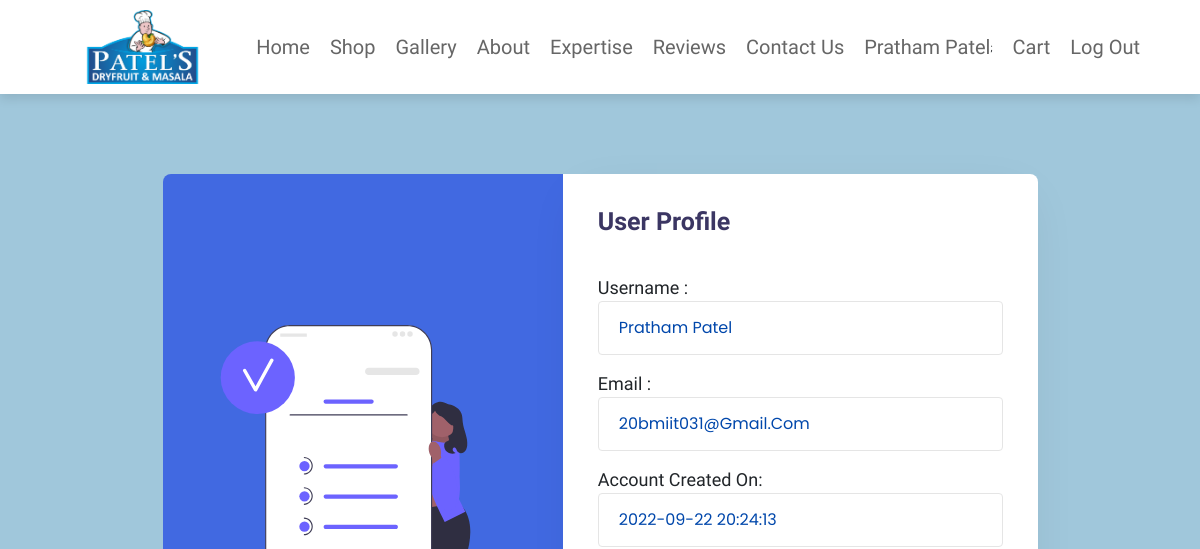
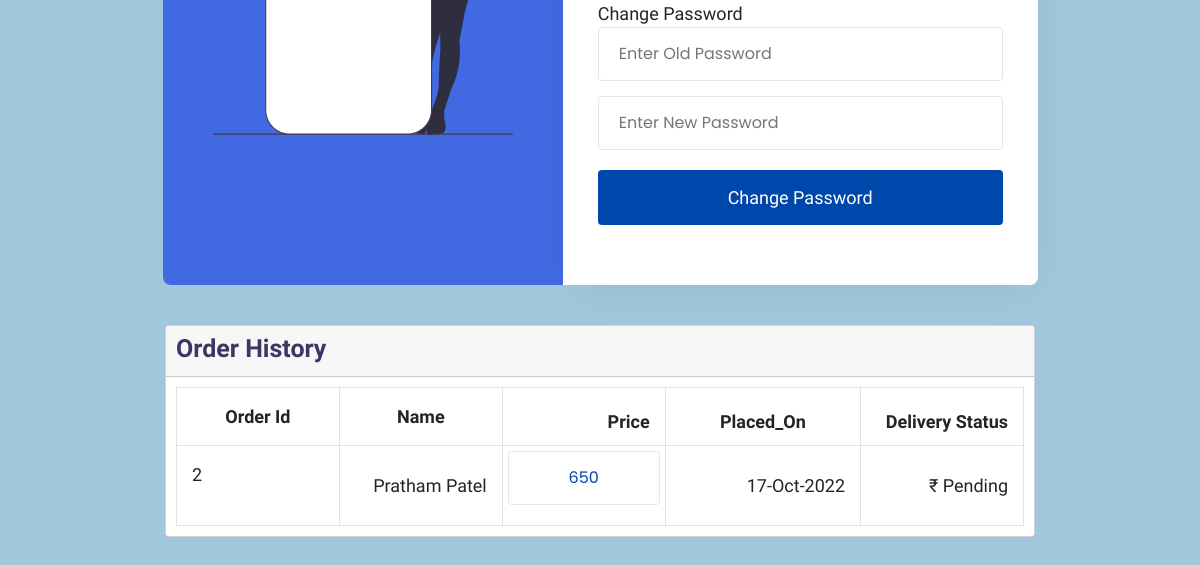
The page /profile.php (signed in) on the database as committed earlier (2 pictures, top to bottom).
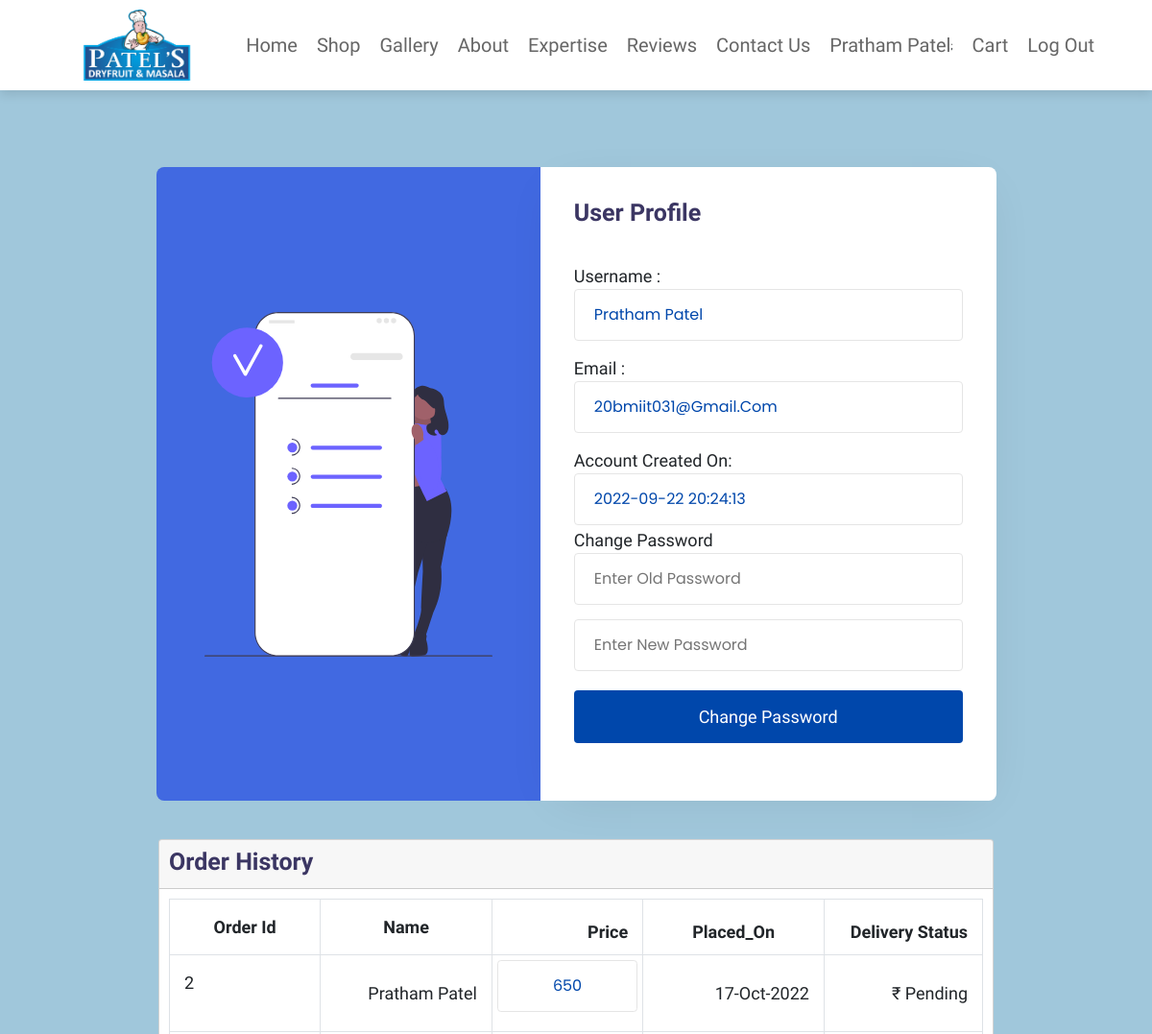
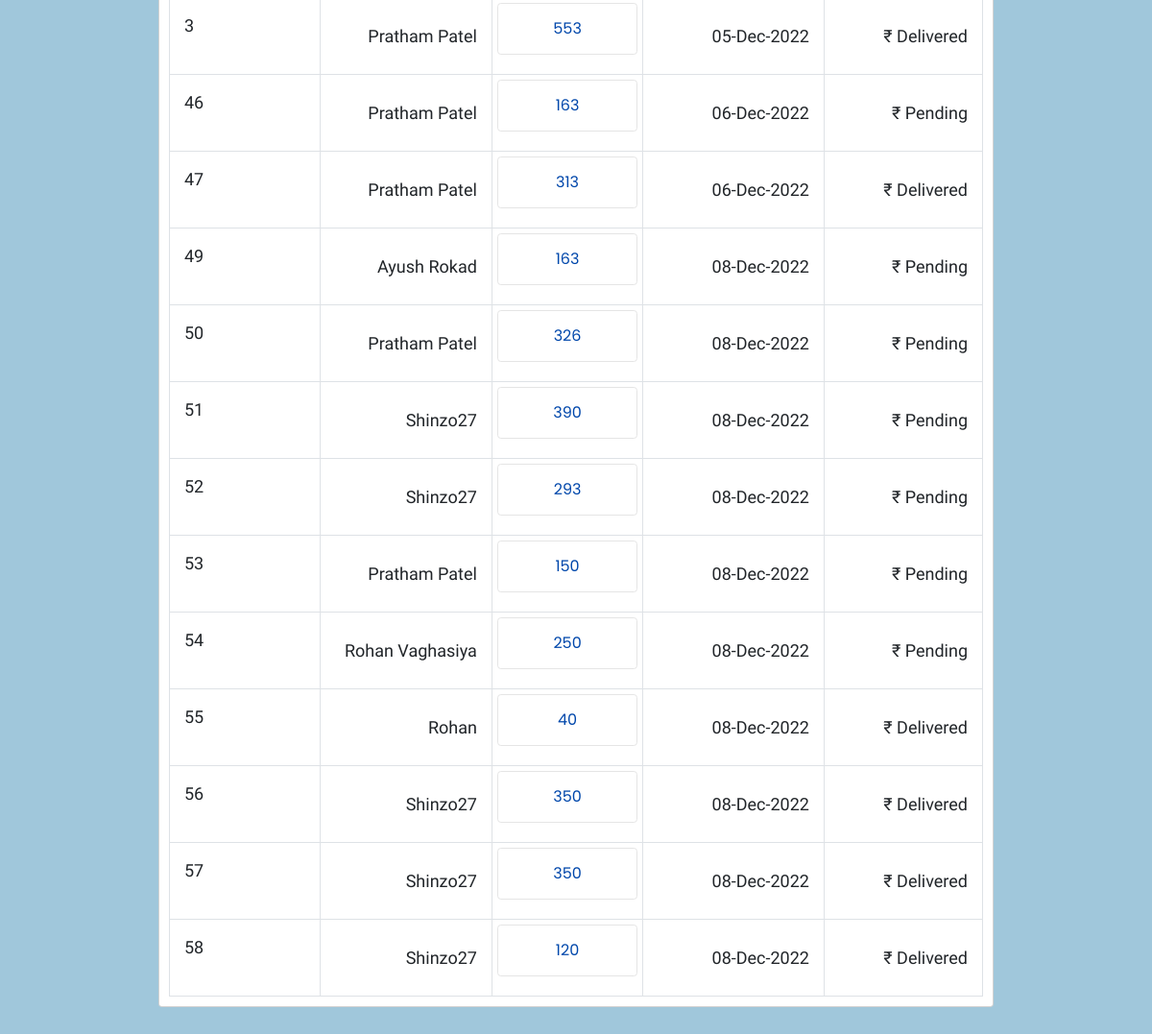
The same page on the database as committed later (2 pictures, top to bottom).
### tables this page shows
CREATE TABLE `tbluser` (
  `uid` int(40) NOT NULL,
  `username` varchar(255) NOT NULL,
  `email` varchar(255) NOT NULL,
  `password` varchar(256) NOT NULL,
  `role` varchar(20) NOT NULL,
  `otp` varchar(256) NOT NULL,
  `date` datetime NOT NULL DEFAULT current_timestamp()
);

CREATE TABLE `tblorder` (
  `oid` int(11) NOT NULL,
  `uid` int(11) NOT NULL,
  `name` varchar(100) NOT NULL,
  `number` varchar(12) NOT NULL,
  `method` varchar(50) NOT NULL,
  `address` varchar(500) NOT NULL,
  `total_products` varchar(1000) NOT NULL,
  `total_price` bigint(100) NOT NULL,
  `placed_on` varchar(50) NOT NULL,
  `payment_status` varchar(20) NOT NULL DEFAULT 'pending',
  `delivery_status` varchar(255) NOT NULL DEFAULT 'pending'
);

### profile.php (the view, shortened to what this page needs)
<?php
include 'partials\datacon.php';
$loggedin = false;
if (isset($_SESSION['loggedin'])) {
    $loggedin = true;
}
$uid = $_SESSION['uid'];
?>
<!DOCTYPE html>
<html lang="en">
<head>
    <link href="https://cdn.jsdelivr.net/npm/bootstrap@5.2.0-beta1/dist/css/bootstrap.min.css" rel="stylesheet">
    <link rel="stylesheet" href="css/loginstyle.css" type="text/css" media="all" />
    <link rel="stylesheet" href="https://cdnjs.cloudflare.com/ajax/libs/font-awesome/5.15.4/css/all.min.css">
    <link rel="stylesheet" href="https://unpkg.com/swiper@7/swiper-bundle.min.css" />
    <link rel="stylesheet" href="https://cdnjs.cloudflare.com/ajax/libs/lightgallery-js/1.4.0/css/lightgallery.min.css">
    <link rel="stylesheet" href="css/style.css">
</head>
<body>
    <section class="header">
        <img src="images\logo.png" class="logo">
        <nav class="navbar">
            <a href="index.php">home</a>
            <a href="Product.php">shop</a>
            <a href="gallery.php">gallery</a>
            <a href="index.php#about">about</a>
            <a href="index.php#food">expertise</a>
            <a href="index.php#blogs">reviews</a>
            <a href="index.php#footer">Contact us</a>
            <?php
            if ($loggedin == true) {
            ?>
                <a href="profile.php"><?php echo ($_SESSION['loguname']); ?></a>;
            <?php
            } else {
            ?>
                <a href="Signin.php">Login</a>;
            <?php
            }
            ?>
            <a href="cart.php">Cart</a>
            <?php
            if ($loggedin == true) { ?>
                <a href="logout.php">Log out</a>
            <?php }
            ?>
        </nav>
    </section>
    <section class="w3l-mockup-form">
        <div class="container">
            <div class="workinghny-form-grid">
                <div class="main-mockup">
                    <div class="w3l_form align-self">
                        <div class="left_grid_info">
                            <img src="images\undraw_reminder_re_fe15.svg" alt="">
                        </div>
                    </div>
                    <div class="content-wthree">
                        <h2>User Profile</h2>
                        <?php
                        $query = "select * from tbluser where uid='$uid'";
                        $result = mysqli_query($conn, $query);
                        while ($rows = mysqli_fetch_array($result)) {
                        ?>
                            <form action="" method="post">
                                <label style="font-size: large;">Username : </label>
                                <input type="email" class="email" name="username" value="<?php echo $rows['username']; ?>" readonly>
                                <label style="font-size: large;">Email : </label>
                                <input type="email" class="email" name="email" value="<?php echo $rows['email']; ?>" readonly>
                                <label style="font-size: large;">Account created on: </label>
                                <input type="text" name="date" value="<?php echo $rows['date']; ?>" style="margin-bottom: 2px;" readonly>
                                <label style="font-size: large;">Change Password</label>
                                <input type="password" name="oldpass" class="password" placeholder="Enter Old Password">
                                <input type="password" name="newpass" class="password" placeholder="Enter New Password">
                                <button name="submit" class="btn" type="submit">Change Password</button>
                            </form>
                        <?php
                        }
                        ?>
                    </div>
                </div>
            </div>
        </div>
        <div class="container px-3 my-5 clearfix">
            <div class="card">
                <div class="card-header">
                    <h2>Order History</h2>
                </div>
                <div class="card-body">
                    <div class="table-responsive">
                        <table class="table table-bordered m-0" style="font-size: large;">
                            <thead>
                                <tr>
                                    <th class="text-center py-4 px-4" style="width: 100px;">Order id</th>
                                    <th class="text-center py-4 px-4" style="width: 100px;">Name</th>
                                    <th class="text-right py-3 px-4" style="width: 100px;">Price</th>
                                    <th class="text-center py-3 px-4" style="width: 120px;">Placed_On</th>
                                    <th class="text-right py-3 px-4" style="width: 100px;">Delivery Status</th>
                                </tr>
                            </thead>
                            <tbody>
                                <?php
                                $select_cart = mysqli_query($conn, "SELECT * FROM `tblorder` WHERE uid = '$uid'") or die('query failed');
                                if (mysqli_num_rows($select_cart) > 0) {
                                    while ($rows = mysqli_fetch_assoc($select_cart)) {
                                ?>
                                        <tr>
                                            <td class="p-4">
                                                <div class="media align-items-center">
                                                    <div class="media-body">
                                                        <a href="invoice.php?oid=<?php echo $rows['oid']; ?>" class="d-block text-dark"><?php echo $rows['oid']; ?></a>
                                                    </div>
                                                </div>
                                            </td>
                                            <td class="text-right font-weight-semibold align-middle p-4"><?php echo $rows['name']; ?></td>
                                            <td class="align-middle p-2"><input type="text" class="form-control text-center" value="<?php echo $rows['total_price']; ?>" readonly></td>
                                            <td class="text-right font-weight-semibold align-middle p-4"> <?php echo $rows['placed_on']; ?></td>
                                            <td class="text-right font-weight-semibold align-middle p-4">₹ <?php echo $rows['delivery_status']; ?></td>
                                        </tr>
                                    <?php
                                    }
                                } else {
                                    ?>
                                    <tr>
                                        <td class="text-right font-weight-semibold align-middle p-4">No Items in the cart</td>
                                    </tr>
                                <?php
                                }
                                ?>
                            </tbody>
                        </table>
                    </div>
                </div>
            </div>
        </div>
    </section>
</body>
</html>

### css/loginstyle.css (style rules this page uses)
html { scroll-behavior: smooth; }
body, html { margin: 0; padding: 0; font-family: 'Poppins', sans-serif; background-color: #A7C7E7; }
* { box-sizing: border-box; }
.text-center { text-align: center; }
.text-right { text-align: right; }
button, input, select { -webkit-appearance: none; outline: none; font-family: 'Poppins', sans-serif; }
button, .btn, select { cursor: pointer; }
a { text-decoration: none; }
img { max-width: 100%; }
h1, h2, h3, h4, h5, h6, p { margin: 0; padding: 0 }
.btn, button, .actionbg, input { border-radius: 4px; -webkit-border-radius: 4px; -moz-border-radius: 4px; -o-border-radius: 4px; -ms-border-radius: 4px; }
.w3l-mockup-form { position: relative; min-height: 100vh; z-index: 0; background: rgba(99, 194, 110, 0.1); padding: 40px 40px; }
.container { max-width: 890px; margin: 0 auto; }
.w3l_form { padding: 0px; flex-basis: 50%; -webkit-flex-basis: 50%; background: #4169E1; padding: 100px 50px; border-top-left-radius: 8px; border-bottom-left-radius: 8px; display: flex; justify-content: center; align-items: center; }
.content-wthree { flex-basis: 60%; -webkit-flex-basis: 60%; box-sizing: border-box; padding: 3em 3.5em; background: #fff; box-shadow: 2px 9px 49px -17px rgba(0, 0, 0, 0.1); border-top-right-radius: 8px; border-bottom-right-radius: 8px; }
.w3l-mockup-form .main-mockup { position: relative; display: -webkit-box; display: -moz-box; display: -ms-flexbox; display: -webkit-flex; display: flex; margin: 40px 0; }
.w3l-mockup-form form { margin-top: 30px; margin-bottom: 30px; }
.w3l-mockup-form h2 { display: inline-block; font-size: 25px; line-height: 35px; margin-bottom: 5px; font-weight: 600; color: #3b3663; }
.w3l-mockup-form input { outline: none; margin-bottom: 15px; font-size: 16px; color: #0047AB; text-align: left; padding: 14px 20px; width: 100%; display: inline-block; box-sizing: border-box; border: none; outline: none; background: transparent; border: 1px solid #e5e5e5; transition: 0.3s all ease; }
.w3l-mockup-form button { font-size: 18px; color: #fff; width: 100%; background: #0047AB; border: none; padding: 14px 15px; font-weight: 500; transition: .3s ease; -webkit-transition: .3s ease; -moz-transition: .3s ease; -ms-transition: .3s ease; -o-transition: .3s ease; }

### css/style.css (style rules this page uses)
:root { --peru: #cd9452; --black: #222; --white: #fff; --light-black: #666; --light-white: #ccc; --light-bg: #f5f5f5; --dark-bg: rgba(0, 0, 0, 0.7); --border: 0.1rem solid #aaa; --box-shadow: 0 0.5rem 1rem rgba(0, 0, 0, 0.1); }
* { font-family: "Dosis", sans-serif; margin: 0; padding: 0; box-sizing: border-box; outline: none; border: none; text-decoration: none; transition: all 0.4s cubic-bezier(0.43, 1.1, 0.62, 1.08); text-transform: capitalize; }
* > img { user-select: none; pointer-events: none; }
html { font-size: 62.5%; overflow-x: hidden; scroll-behavior: smooth; scroll-padding-top: 6rem; }
section { padding: 5rem 10%; }
.btn { margin-top: 0.5rem; display: inline-block; background: var(--peru); color: var(--white); font-size: 2rem; cursor: pointer; padding: 0.5rem 2rem; }
.header { padding-top: 1rem; padding-bottom: 1rem; display: flex; align-items: center; justify-content: space-between; box-shadow: var(--box-shadow); position: sticky; top: 0; left: 0; right: 0; background: var(--white); z-index: 1000; }
.logo { font-size: 2.5rem; font-weight: bolder; color: var(--black); width: 165px; }
.header .navbar a { font-size: 2rem; margin-left: 2rem; color: var(--light-black); }
@media (max-width: 1200px) { section { padding: 3rem 5%; } }

Rows that differ between the two databases and show on the page:
added tblorder: oid "3", name "Pratham Patel", total_price "553", placed_on "05-Dec-2022", delivery_status "Delivered"
added tblorder: oid "46", name "Pratham Patel", total_price "163", placed_on "06-Dec-2022", delivery_status "Pending"
added tblorder: oid "47", name "Pratham Patel", total_price "313", placed_on "06-Dec-2022", delivery_status "Delivered"
added tblorder: oid "49", name "Ayush Rokad", total_price "163", placed_on "08-Dec-2022", delivery_status "Pending"
added tblorder: oid "50", name "Pratham Patel", total_price "326", placed_on "08-Dec-2022", delivery_status "Pending"
added tblorder: oid "51", name "Shinzo27", total_price "390", placed_on "08-Dec-2022", delivery_status "Pending"
added tblorder: oid "52", name "Shinzo27", total_price "293", placed_on "08-Dec-2022", delivery_status "Pending"
added tblorder: oid "53", name "Pratham Patel", total_price "150", placed_on "08-Dec-2022", delivery_status "Pending"
added tblorder: oid "54", name "Rohan Vaghasiya", total_price "250", placed_on "08-Dec-2022", delivery_status "Pending"
added tblorder: oid "55", name "Rohan", total_price "40", placed_on "08-Dec-2022", delivery_status "Delivered"
added tblorder: oid "56", name "Shinzo27", total_price "350", placed_on "08-Dec-2022", delivery_status "Delivered"
added tblorder: oid "57", name "Shinzo27", total_price "350", placed_on "08-Dec-2022", delivery_status "Delivered"
added tblorder: oid "58", name "Shinzo27", total_price "120", placed_on "08-Dec-2022", delivery_status "Delivered"
